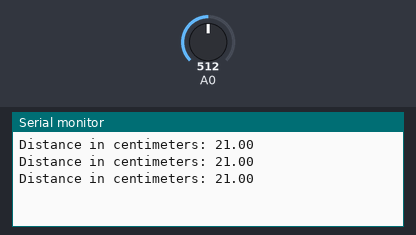
This sketch was run on a simulated Arduino Uno, built with avr-gcc and run on an emulated ATmega328P. On the bench: the last lines printed to the serial monitor. The inputs (shaded band) are chosen by the test bench; at power-on: A0 = 512.

Above: at 1.3 s.
1.4 s: A0 set to 716
At 1.9 s:
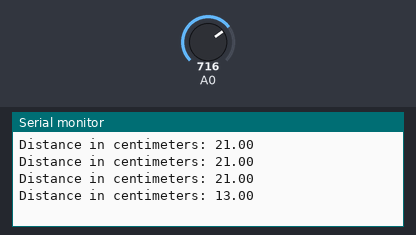
2.9 s: A0 set to 900
At 3.4 s:
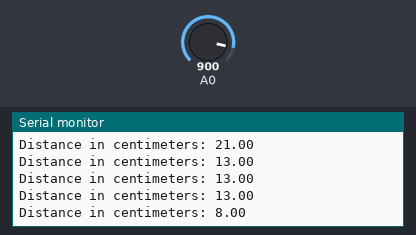
Timing chart, 0 to 5.9 s (numbered marks = the images above; inputs shaded):
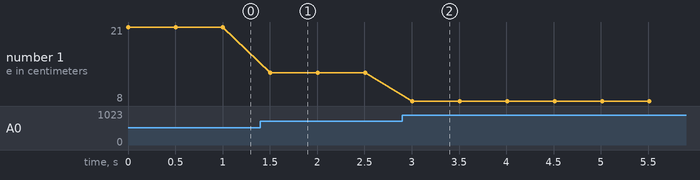

Measured:
- after the input at 1.4 s, the serial monitor: prints a new line after 0.10 s (image 1)
- after the input at 2.9 s, the serial monitor: prints a new line after 0.11 s (image 2)
- plotted number 1: 21 → 13 after the input at 1.4 s, 13 → 8 after the input at 2.9 s

The sketch:

GP2Y0A02YK0F.ino
```cpp
int distance;

void setup()
{
  Serial.begin(9600);
  pinMode(A1, INPUT);
}

void loop()
{
  float sensorValue = analogRead(A0);
  float cm = 10650.08 * pow(sensorValue,-0.935) - 10;
  cm = roundf(cm);
  Serial.print("\nDistance in centimeters: ");
  Serial.print(cm);
  delay(500);
}
```
